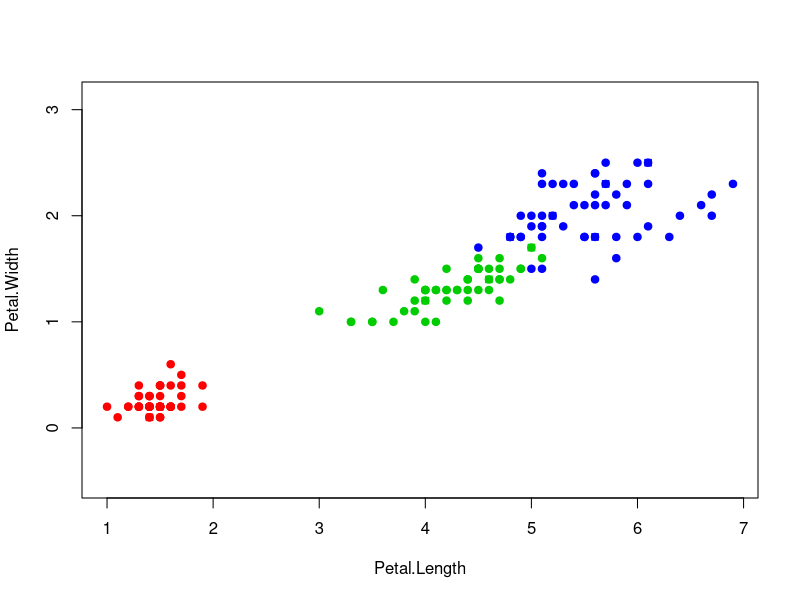
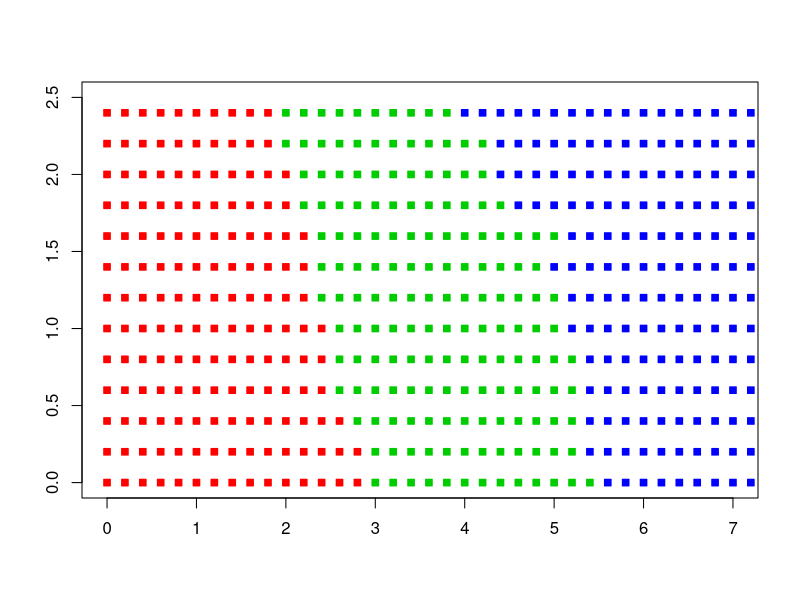

Reproduce these figures in R, in order. (Note: a time limit stopped this script after it produced the figures.)

euclid <- function(x, y){
  sqrt(sum((x - y)^2))
}

distanses <- function(x, y, param = NA, metric = euclid) {
  l <- dim(y)[1]
  
  if(is.na(param)) {
    param <- c(3:4)
  }
  
  dist <- matrix(NA, l, 2)
  
  for(i in 1:l) {
    a <- c(i, metric(x[param], y[i, param]))
    dist[i, ] <- a
  }
  
  ordY <- y[order(dist[, 2]), ]
  return (ordY)
}

kwNN <- function(x) {
  q = 0.6;
  cnt <- c(0, 0, 0)
  names(cnt) <- names(table(x$Species))
  l <- dim(x)[1]
  
  for (i in 1:l) {
    cnt[x$Species[i]] <- cnt[x$Species[i]] + 1 * (q ^ (i - 1))
  }
  
  return(names(which.max(cnt)))
}

simpl_kNN <- function(x) {
  tmp <- table(x$Species)
  return(names(which.max(tmp)))
}

kNN <- function(x, y, k, mode = kwNN) {
  #возвращает k ближайших соседей
  
  orderY <- distanses(x, y)
  n <- dim(orderY)[2]
  return(mode(orderY[1:k, ]))
}

LOO <- function(x, y, classifier = kNN) {
  
}

make_map <- function(colors, classifier = kNN, k = 5) {
  #
  plot(1, type="n", xlab="", ylab="", xlim=c(0, 7), ylim=c(0, 2.5))
  i = 0
  j = 0
  while (i < 10) {
    while(j < 2.5) {
     p <- iris[1, ]
     p[3] = i
     p[4] = j
     p$Species <- classifier(p, iris, k)
     points(p[3], p[4], pch = 22, bg = colors[p$Species], col = colors[p$Species], asp = 1)
     j <- j + 2/10
    }
    i <- i + 2/10
    j <- 0
  }
}



x <- iris[sample(1:150, 10), ]
x$Species <- NA

colors <- c("setosa" = "red", "versicolor" = "green3", 
            "virginica" = "blue") 
plot(iris[, 3:4], pch = 21, bg = colors[iris$Species], col 
     = colors[iris$Species], asp = 1)

ans <- vector()
for(i in 1:dim(x)[1]) {
  ans <- c(ans, kNN(x[i,], iris, 5))
}

str(ans)

x$Species <- ans
x
points(x[,3], x[,4], pch = 22, bg = colors[x$Species],
       col = colors[x$Species])

make_map(colors)
